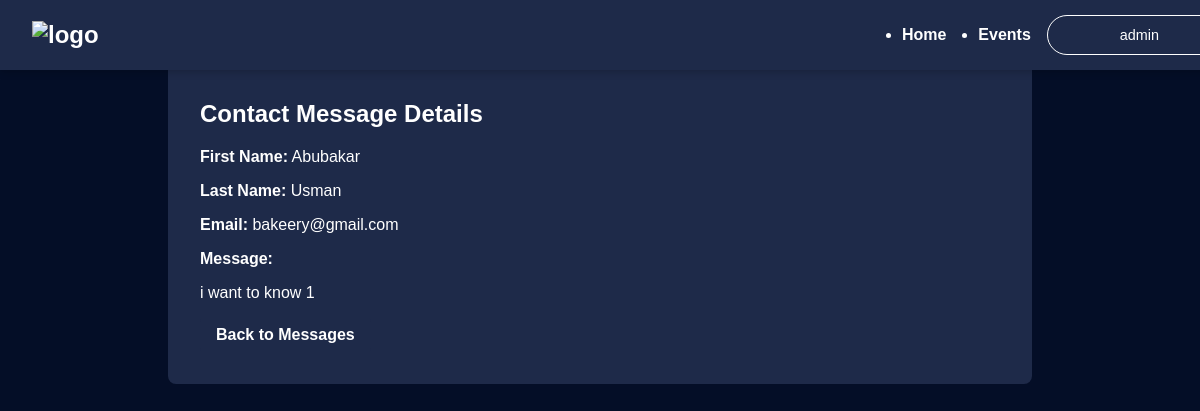
/app/admin/contact-message/1/ (signed in), run on the app's committed database.
### app/models.py (models this page shows, shortened)
class ContactMessage(models.Model):
    first_name = models.CharField(max_length=100)
    last_name = models.CharField(max_length=100)
    email = models.EmailField()
    message = models.TextField()

### app/views.py (the view)
# urls.py: path('admin/contact-message/<int:message_id>/', view_contact_message, name='view_contact_message'),
@user_passes_test(lambda u: u.is_superuser)
def view_contact_message(request, message_id):
    message = get_object_or_404(ContactMessage, id=message_id)
    return render(request, 'admin/view_contact_message.html', {'message': message})

### app/templates/admin/view_contact_message.html (shortened to what this page needs)
{% extends 'admin/admin_navbar.html' %}
{% block content %}
<!DOCTYPE html>
<html lang="en">
<head>
</head>
<body>
    <div class="container">
        <h2>Contact Message Details</h2>
        <p><strong>First Name:</strong> {{ message.first_name }}</p>
        <p><strong>Last Name:</strong> {{ message.last_name }}</p>
        <p><strong>Email:</strong> {{ message.email }}</p>
        <p><strong>Message:</strong></p>
        <p>{{ message.message }}</p>
        <a href="{% url 'admin_contact_messages' %}" class="back-link">Back to Messages</a>
    </div>
</body>
</html>
{% endblock %}

### app/templates/admin/admin_navbar.html (shortened to what this page needs)
<!DOCTYPE html>
<html lang="en">
<head>
</head>
<body>
    <nav class="navbar">
        <img  class="navbar-logo" alt="logo">
        <ul class="navbar-list">
            <li><a href="{% url 'home' %}">Home</a></li>
            <li><a href="{% url 'event-detail' %}">Events</a></li>
        </ul>
        <div class="profile-dropdown">
            <div onclick="toggleDropdown()" class="profile-dropdown-btn">
                <span>{{ user.username }} </span>
            </div>
        </div>
    </nav>
    <main>
        {% block content %}{% endblock %}
    </main>
</body>
</html>

### app/templates/admin/admin_navbar.html (style rules this page uses)
body { font-family: Arial, sans-serif; background-color: #040e27; color: #fff; margin: 0; padding: 0; padding-top: 70px; }
.navbar { display: flex; align-items: center; height: 70px; background-color: #1e2a49; padding: 0 2rem; box-shadow: 0 2px 8px rgba(0, 0, 0, 0.2); position: fixed; top: 0; width: 100%; z-index: 1000; }
.navbar-logo { cursor: pointer; color: #fff; font-size: 1.5rem; font-weight: bold; }
.navbar-list { margin-left: auto; display: flex; align-items: center; }
.navbar-list li { margin: 0 1rem; }
.navbar-list li a { color: #fff; text-decoration: none; font-weight: bold; font-size: 1rem; }
.profile-dropdown { position: relative; }
.profile-dropdown-btn { display: flex; align-items: center; padding: 0.7rem 4.5rem; font-size: 0.9rem; color: #fff; cursor: pointer; border-radius: 50px; border: 1px solid #fff; transition: background-color 0.3s ease, box-shadow 0.3s ease; }

### app/templates/admin/view_contact_message.html (style rules this page uses)
body { font-family: Arial, sans-serif; background-color: #040e27; color: #fff; margin: 0; padding: 0; }
.container { padding: 2rem; max-width: 800px; margin: 3rem auto; background-color: #1e2a49; border-radius: 8px; }
h2 { color: #fff; }
p { margin: 1rem 0; }
a { color: #4a5d7e; text-decoration: none; }
.back-link { display: inline-block; padding: 0.5rem 1rem; background-color: #1e2a49; border-radius: 4px; color: #fff; text-decoration: none; font-weight: bold; transition: background-color 0.3s ease; }

### data on the page
ContactMessage: first_name "Abubakar", last_name "Usman", email "bakeery@gmail.com", message "i want to know 1"

### other printed values
{{ user.username }} "admin"
